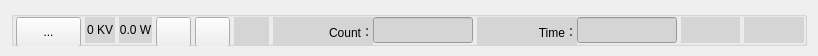
<?xml version="1.0" encoding="UTF-8"?>
<ui version="4.0">
 <class>StateWidget</class>
 <widget class="QWidget" name="StateWidget">
  <property name="geometry">
   <rect>
    <x>0</x>
    <y>0</y>
    <width>818</width>
    <height>56</height>
   </rect>
  </property>
  <property name="sizePolicy">
   <sizepolicy hsizetype="Minimum" vsizetype="Minimum">
    <horstretch>0</horstretch>
    <verstretch>0</verstretch>
   </sizepolicy>
  </property>
  <property name="minimumSize">
   <size>
    <width>0</width>
    <height>30</height>
   </size>
  </property>
  <property name="maximumSize">
   <size>
    <width>16777215</width>
    <height>56</height>
   </size>
  </property>
  <property name="windowTitle">
   <string>StateWidget</string>
  </property>
  <property name="styleSheet">
   <string notr="true"/>
  </property>
  <layout class="QVBoxLayout" name="verticalLayout">
   <item>
    <widget class="QGroupBox" name="groupBox">
     <property name="sizePolicy">
      <sizepolicy hsizetype="Minimum" vsizetype="Minimum">
       <horstretch>0</horstretch>
       <verstretch>0</verstretch>
      </sizepolicy>
     </property>
     <property name="minimumSize">
      <size>
       <width>0</width>
       <height>35</height>
      </size>
     </property>
     <property name="maximumSize">
      <size>
       <width>16777215</width>
       <height>35</height>
      </size>
     </property>
     <property name="styleSheet">
      <string notr="true"/>
     </property>
     <property name="title">
      <string/>
     </property>
     <layout class="QHBoxLayout" name="horizontalLayout_3" stretch="0,1,1,0,0,0,1,1,2,2">
      <property name="spacing">
       <number>4</number>
      </property>
      <property name="leftMargin">
       <number>2</number>
      </property>
      <property name="topMargin">
       <number>0</number>
      </property>
      <property name="rightMargin">
       <number>0</number>
      </property>
      <property name="bottomMargin">
       <number>0</number>
      </property>
      <item>
       <widget class="QToolButton" name="opentubeBtn">
        <property name="minimumSize">
         <size>
          <width>65</width>
          <height>30</height>
         </size>
        </property>
        <property name="maximumSize">
         <size>
          <width>16665</width>
          <height>16665</height>
         </size>
        </property>
        <property name="toolTip">
         <string>打开球管</string>
        </property>
        <property name="styleSheet">
         <string notr="true"/>
        </property>
        <property name="text">
         <string>...</string>
        </property>
        <property name="icon">
         <iconset>
          <normaloff>:/image/tubeclose.ico</normaloff>:/image/tubeclose.ico</iconset>
        </property>
        <property name="iconSize">
         <size>
          <width>60</width>
          <height>30</height>
         </size>
        </property>
       </widget>
      </item>
      <item>
       <widget class="QLabel" name="label_4">
        <property name="styleSheet">
         <string notr="true">background-color: rgb(213, 213, 213);
font: 11pt &quot;新宋体&quot;;</string>
        </property>
        <property name="text">
         <string>0 KV</string>
        </property>
        <property name="alignment">
         <set>Qt::AlignCenter</set>
        </property>
       </widget>
      </item>
      <item>
       <widget class="QLabel" name="label_9">
        <property name="styleSheet">
         <string notr="true">background-color: rgb(213, 213, 213);
font: 11pt &quot;新宋体&quot;;</string>
        </property>
        <property name="text">
         <string>0.0 W</string>
        </property>
        <property name="alignment">
         <set>Qt::AlignCenter</set>
        </property>
       </widget>
      </item>
      <item>
       <widget class="QToolButton" name="toolButton_2">
        <property name="sizePolicy">
         <sizepolicy hsizetype="Fixed" vsizetype="Minimum">
          <horstretch>0</horstretch>
          <verstretch>0</verstretch>
         </sizepolicy>
        </property>
        <property name="minimumSize">
         <size>
          <width>35</width>
          <height>30</height>
         </size>
        </property>
        <property name="styleSheet">
         <string notr="true"/>
        </property>
        <property name="text">
         <string/>
        </property>
        <property name="icon">
         <iconset>
          <normaloff>:/image/radio_selected.png</normaloff>:/image/radio_selected.png</iconset>
        </property>
        <property name="iconSize">
         <size>
          <width>25</width>
          <height>25</height>
         </size>
        </property>
       </widget>
      </item>
      <item>
       <widget class="QToolButton" name="opendoorBtn">
        <property name="sizePolicy">
         <sizepolicy hsizetype="Fixed" vsizetype="Minimum">
          <horstretch>0</horstretch>
          <verstretch>0</verstretch>
         </sizepolicy>
        </property>
        <property name="minimumSize">
         <size>
          <width>35</width>
          <height>30</height>
         </size>
        </property>
        <property name="styleSheet">
         <string notr="true"/>
        </property>
        <property name="text">
         <string/>
        </property>
        <property name="icon">
         <iconset>
          <normaloff>:/image/Lock.ico</normaloff>:/image/Lock.ico</iconset>
        </property>
        <property name="iconSize">
         <size>
          <width>25</width>
          <height>25</height>
         </size>
        </property>
       </widget>
      </item>
      <item>
       <widget class="QLabel" name="label_5">
        <property name="sizePolicy">
         <sizepolicy hsizetype="Minimum" vsizetype="Minimum">
          <horstretch>0</horstretch>
          <verstretch>0</verstretch>
         </sizepolicy>
        </property>
        <property name="minimumSize">
         <size>
          <width>35</width>
          <height>30</height>
         </size>
        </property>
        <property name="maximumSize">
         <size>
          <width>35</width>
          <height>30</height>
         </size>
        </property>
        <property name="styleSheet">
         <string notr="true">background-color: rgb(213, 213, 213);</string>
        </property>
        <property name="text">
         <string/>
        </property>
        <property name="pixmap">
         <pixmap>:/image/ok.ico</pixmap>
        </property>
        <property name="scaledContents">
         <bool>true</bool>
        </property>
       </widget>
      </item>
      <item>
       <layout class="QHBoxLayout" name="horizontalLayout" stretch="1,2">
        <property name="spacing">
         <number>0</number>
        </property>
        <item>
         <widget class="QLabel" name="label_6">
          <property name="sizePolicy">
           <sizepolicy hsizetype="Minimum" vsizetype="Minimum">
            <horstretch>0</horstretch>
            <verstretch>0</verstretch>
           </sizepolicy>
          </property>
          <property name="minimumSize">
           <size>
            <width>100</width>
            <height>30</height>
           </size>
          </property>
          <property name="maximumSize">
           <size>
            <width>150</width>
            <height>30</height>
           </size>
          </property>
          <property name="styleSheet">
           <string notr="true">background-color: rgb(213, 213, 213);
font: 10pt &quot;新宋体&quot;;</string>
          </property>
          <property name="text">
           <string>Count：</string>
          </property>
          <property name="scaledContents">
           <bool>true</bool>
          </property>
          <property name="alignment">
           <set>Qt::AlignRight|Qt::AlignTrailing|Qt::AlignVCenter</set>
          </property>
         </widget>
        </item>
        <item>
         <widget class="QLineEdit" name="frameC">
          <property name="minimumSize">
           <size>
            <width>100</width>
            <height>0</height>
           </size>
          </property>
          <property name="maximumSize">
           <size>
            <width>120</width>
            <height>35</height>
           </size>
          </property>
          <property name="layoutDirection">
           <enum>Qt::LeftToRight</enum>
          </property>
          <property name="styleSheet">
           <string notr="true">background-color: rgb(213, 213, 213);
font: 11pt &quot;新宋体&quot;;</string>
          </property>
          <property name="alignment">
           <set>Qt::AlignRight|Qt::AlignTrailing|Qt::AlignVCenter</set>
          </property>
         </widget>
        </item>
       </layout>
      </item>
      <item>
       <layout class="QHBoxLayout" name="horizontalLayout_2" stretch="1,2">
        <property name="spacing">
         <number>0</number>
        </property>
        <item>
         <widget class="QLabel" name="label_7">
          <property name="sizePolicy">
           <sizepolicy hsizetype="Minimum" vsizetype="Minimum">
            <horstretch>0</horstretch>
            <verstretch>0</verstretch>
           </sizepolicy>
          </property>
          <property name="minimumSize">
           <size>
            <width>100</width>
            <height>30</height>
           </size>
          </property>
          <property name="maximumSize">
           <size>
            <width>150</width>
            <height>30</height>
           </size>
          </property>
          <property name="styleSheet">
           <string notr="true">background-color: rgb(213, 213, 213);
font: 10pt &quot;新宋体&quot;;</string>
          </property>
          <property name="text">
           <string>Time：</string>
          </property>
          <property name="scaledContents">
           <bool>true</bool>
          </property>
          <property name="alignment">
           <set>Qt::AlignRight|Qt::AlignTrailing|Qt::AlignVCenter</set>
          </property>
         </widget>
        </item>
        <item>
         <widget class="QLineEdit" name="exporeT">
          <property name="minimumSize">
           <size>
            <width>100</width>
            <height>0</height>
           </size>
          </property>
          <property name="maximumSize">
           <size>
            <width>120</width>
            <height>35</height>
           </size>
          </property>
          <property name="styleSheet">
           <string notr="true">background-color: rgb(213, 213, 213);
font: 11pt &quot;新宋体&quot;;</string>
          </property>
          <property name="alignment">
           <set>Qt::AlignRight|Qt::AlignTrailing|Qt::AlignVCenter</set>
          </property>
         </widget>
        </item>
       </layout>
      </item>
      <item>
       <widget class="QLabel" name="posLabel">
        <property name="styleSheet">
         <string notr="true">background-color: rgb(213, 213, 213);</string>
        </property>
        <property name="text">
         <string/>
        </property>
        <property name="alignment">
         <set>Qt::AlignCenter</set>
        </property>
       </widget>
      </item>
      <item>
       <widget class="QLabel" name="label_3">
        <property name="styleSheet">
         <string notr="true">background-color: rgb(213, 213, 213);</string>
        </property>
        <property name="text">
         <string/>
        </property>
       </widget>
      </item>
     </layout>
    </widget>
   </item>
  </layout>
 </widget>
 <layoutdefault spacing="6" margin="11"/>
 <resources>
  <include location="MainWidget.qrc"/>
 </resources>
 <connections/>
</ui>
